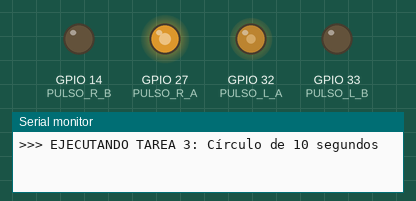
Bench run of a sketch on a simulated ESP32. On the bench: output pins drawn as LEDs (lit = HIGH), the last lines printed to the serial monitor.

Above: at 5.1 s.
At 15.1 s:
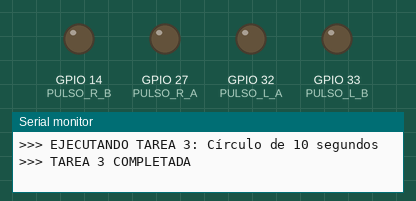
Timing chart, 0 to 16.6 s (numbered marks = the images above):
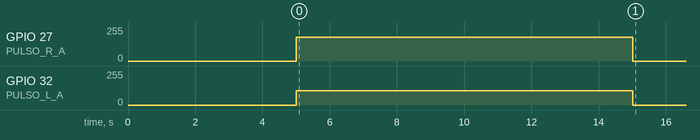

The sketch:

tarea3.ino
```cpp
#include <Arduino.h>
#include <math.h>

// ==========================================
// 1. PINES
#define ENC_L_A 25
#define ENC_L_B 26
#define PULSO_L_A 32    // PWM IN1
#define PULSO_L_B 33    // PWM IN2

#define ENC_R_A 4
#define ENC_R_B 13
#define PULSO_R_A 27    // PWM IN3
#define PULSO_R_B 14    // PWM IN4

// ==========================================
// 2. CONSTANTES FÍSICAS
const float R = 0.0325;
const float L = 0.197;
const float N_VUELTA = 1680.0;
const float Ts = 0.01;

// CALIBRACIÓN LAZO ABIERTO
const float K_CONVERSION = 2300.0;

// ==========================================
// 3. VARIABLES DE ESTADO
unsigned long tiempo_inicio_estado = 0;
bool robot_activo = false;
bool estado_recien_iniciado = true;

double comando_lineal_v = 0.0;
double comando_angular_w = 0.0;

volatile bool flag_control = false;
hw_timer_t *timer = NULL;

// ==========================================
// 4. FUNCIONES DE MOTOR
void setMotor(int pinA, int pinB, double pwm) {
  if (pwm > 1023) pwm = 1023; if (pwm < -1023) pwm = -1023;
  if (abs(pwm) < 40) pwm = 0;
  if (pwm >= 0) { ledcWrite(pinA, (int)pwm); ledcWrite(pinB, 0); }
  else { ledcWrite(pinA, 0); ledcWrite(pinB, (int)-pwm); }
}

// ==========================================
// 5. LÓGICA TAREA 3
void ejecutarControl() {
  if (!robot_activo) return;

  if (estado_recien_iniciado) {
    Serial.println(">>> EJECUTANDO TAREA 3: Círculo de 10 segundos");
    tiempo_inicio_estado = millis();

    // Cálculo de velocidades para un círculo
    // w_ref: Velocidad para dar una vuelta completa (2*PI) en 10 segundos
    comando_angular_w = (2.0 * PI) / 10.0;
    // v_ref: Define el radio del círculo (w * radio)
    comando_lineal_v = comando_angular_w * 0.4; // Radio de 0.4 metros

    estado_recien_iniciado = false;
  }

  // Comprobar si han pasado los 10 segundos
  if (millis() - tiempo_inicio_estado > 10000) {
    setMotor(PULSO_L_A, PULSO_L_B, 0);
    setMotor(PULSO_R_A, PULSO_R_B, 0);
    robot_activo = false;
    Serial.println(">>> TAREA 3 COMPLETADA");
    return;
  }

  // CINEMÁTICA INVERSA
  // Calculamos la velocidad diferencial para que el robot gire
  double v_der = comando_lineal_v + (comando_angular_w * L / 2.0);
  double v_izq = comando_lineal_v - (comando_angular_w * L / 2.0);

  // ACTUACIÓN EN LAZO ABIERTO
  // Traducimos la velocidad física (m/s) a potencia PWM
  double pwm_L = v_izq * K_CONVERSION;
  double pwm_R = v_der * K_CONVERSION;

  setMotor(PULSO_L_A, PULSO_L_B, pwm_L);
  setMotor(PULSO_R_A, PULSO_R_B, pwm_R);
}

void IRAM_ATTR onTimer() { flag_control = true; }

// ==========================================
// 6. SETUP
void setup() {
  Serial.begin(115200);
  ledcAttach(PULSO_L_A, 1000, 10); ledcAttach(PULSO_L_B, 1000, 10);
  ledcAttach(PULSO_R_A, 1000, 10); ledcAttach(PULSO_R_B, 1000, 10);

  delay(5000);

  robot_activo = true;
  estado_recien_iniciado = true;

  timer = timerBegin(1000000);
  timerAttachInterrupt(timer, &onTimer);
  timerAlarm(timer, 10000, true, 0);
}

void loop() {
  if (flag_control) {
    flag_control = false;
    ejecutarControl();
  }
}
```

Measured:
- by itself, GPIO 27 (PULSO_R_A): 0/255 → 179/255 at 5.0 s, → 0/255 10.0 s later
- by itself, GPIO 32 (PULSO_L_A): 0/255 → 108/255 at 5.0 s, → 0/255 10.0 s later
